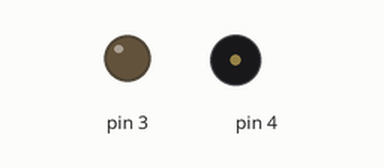
The sketch below on a simulated Arduino Uno, built with avr-gcc and run on an emulated ATmega328P. Shown: output pins drawn as LEDs (lit = HIGH), buzzer (waves = sounding).

Above: at 0.2 s.
At 5.6 s:
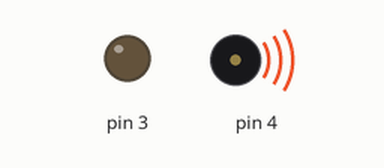
Timing chart, 0 to 6.4 s (numbered marks = the images above):
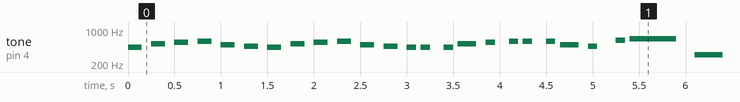

Measured:
- by itself, tone on pin 4: plays 440 Hz for 0.15 s, 523 Hz for 0.15 s, 554 Hz for 0.15 s, 584 Hz for 0.15 s, 493 Hz for 0.15 s, 466 Hz for 0.15 s … (422 notes in this stretch)

The sketch:

music_chasi.ino
```cpp
void setup() {
  pinMode(3,OUTPUT);
}

void loop() {
  tone(4,440,150);
  delay(250);
  tone(4,523,150);
  delay(250);
  tone(4,554,150);
  delay(250);
  tone(4,584,150);
  delay(250);
  tone(4,493,150);
  delay(250);
  tone(4,466,150);
  delay(250);

  tone(4,440,150);
  delay(250);
  tone(4,523,150);
  delay(250);
  tone(4,554,150);
  delay(250);
  tone(4,584,150);
  delay(250);
  tone(4,493,150);
  delay(250);
  tone(4,466,150);
  delay(250);

  tone(4,440,100);
  delay(150);
  tone(4,440,100);
  delay(250);

  tone(4,440,100);
  delay(150);
  tone(4,523,200);
  delay(300);
  tone(4,554,100);
  delay(250);

  tone(4,584,100);
  delay(150);
  tone(4,584,100);
  delay(250);

  tone(4,584,100);
  delay(150);
  tone(4,493,200);
  delay(300);
  tone(4,466,100);
  delay(300);

  tone(4,622,100);
  delay(150);
  tone(4,659,500);
  delay(700);
  tone(4,311,300);
  delay(400);
  tone(4,329,500);
  delay(700);

  tone(4,622,100);
  delay(200);
  tone(4,659,100);
  delay(200);
  tone(4,622,100);
  delay(200);
  tone(4,659,500);
  delay(700);
  tone(4,311,300);
  delay(400);
  tone(4,329,700);
  delay(1000);
}
```
